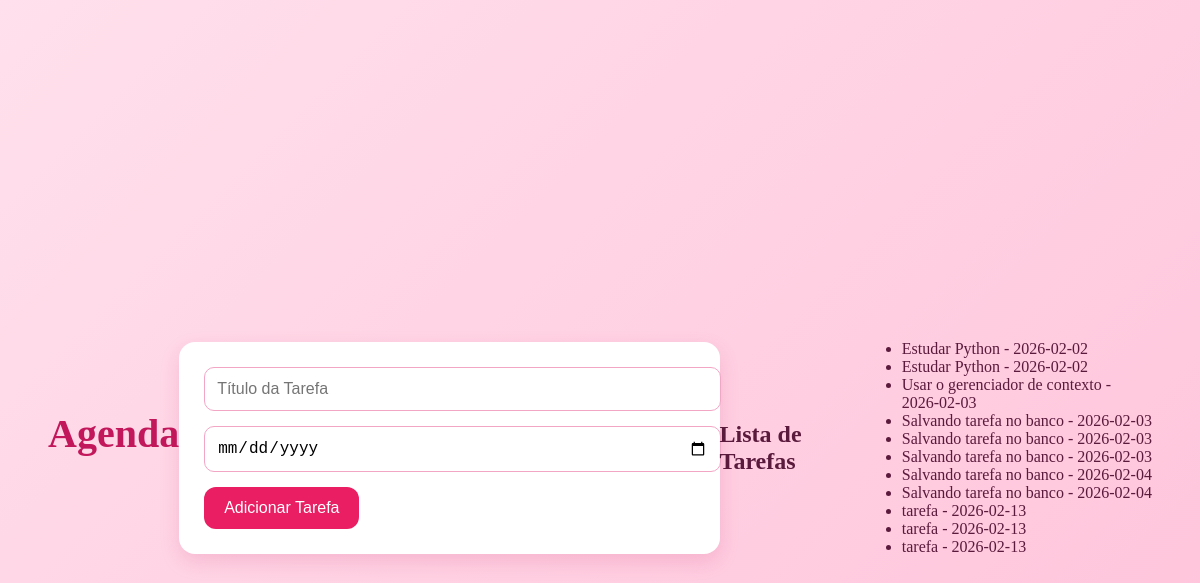
Page /agenda on the earlier database version.
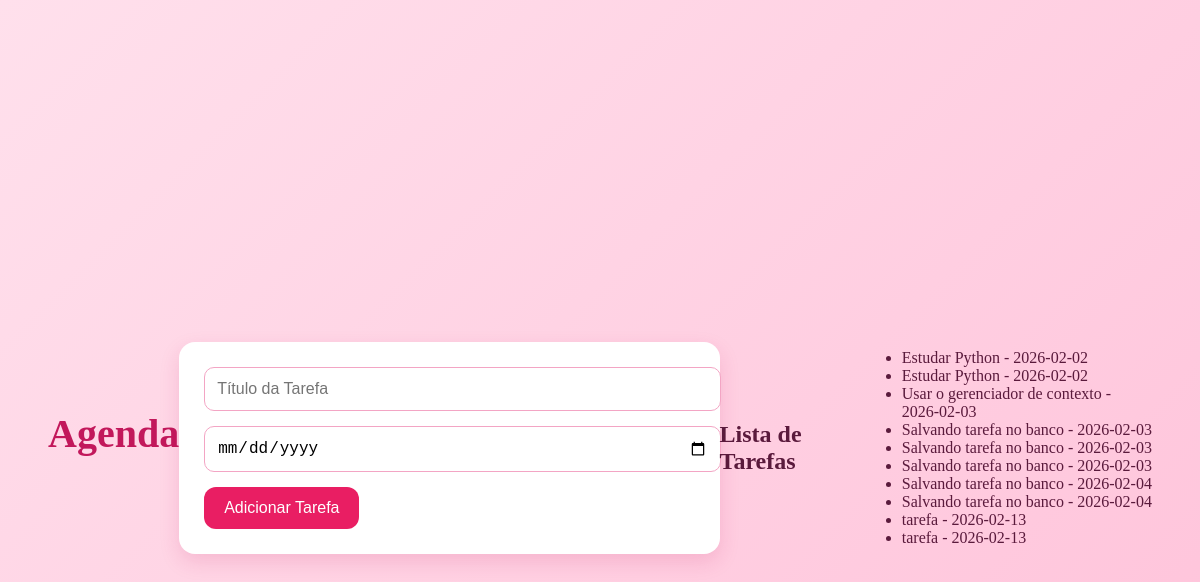
Same page on the later database version.
### tables this page shows
CREATE TABLE tarefas (
            id INTEGER PRIMARY KEY AUTOINCREMENT,
            titulo_tarefa TEXT NOT NULL,
            data_conclusao TEXT
        );

### app.py (the view)
@app.route('/agenda', methods=['GET', 'POST'])
def agenda():
    tarefas = None
    if request.method == 'POST':
        titulo_tarefa = request.form['titulo_tarefa']
        data_conclusao = request.form['data_conclusao']
        tarefa = Tarefa(titulo_tarefa, data_conclusao)
        tarefa.salvar_tarefa()
    tarefas = Tarefa.obter_tarefas()
    return render_template('agenda.html', titulo='Agenda', tarefas=tarefas)

### models/database.py (called while the page is built)
    def buscar_tudo(self, query: str, params: tuple = ()) -> list[Any]:
        self.cursor.execute(query, params)
        return self.cursor.fetchall()

    def close(self) -> None:
        self.connection.close()

    def __enter__(self):
        print('Entrando no contexto...')
        return self

    def __exit__(self, exc_type, exc_value, traceback):
        print('Saindo do contexto...')
        self.close()

### models/tarefa.py (called while the page is built)
    @staticmethod
    def obter_tarefas() -> list[Self]:
        with Database('./data/tarefas.sqlite3') as db:
            query: str = 'SELECT titulo_tarefa, data_conclusao FROM tarefas;'
            resultados: list[Any] = db.buscar_tudo(query)
            tarefas: list[Self] = [Tarefa(titulo, data) for titulo, data in resultados]
            return tarefas

### templates/agenda.html
{% extends "base.html" %}
{% block content %}
<form method="post">
    <input type="text" name="titulo_tarefa"
    id="titulo_tarefa" placeholder="Título da Tarefa"
    required>
    <input type="date" name="data_conclusao"
    id="data_conclusao">
    <button type="submit">Adicionar Tarefa</button>
</form>
<h2>Lista de Tarefas</h2>
{% if tarefas %}
    <ul>
    {% for tarefa in tarefas %}
        <li>{{ tarefa.titulo_tarefa }} - {{ tarefa.data_conclusao}}</li>
    {% endfor %}
    </ul>
{% else %}
    <p>Nenhuma tarefa cadastrada</p>
{% endif %}
{% endblock %}

### templates/base.html (shortened to what this page needs)
<!DOCTYPE html>
<html lang="PT_BR">
<head>
    <link rel="stylesheet" href="{{ url_for('static', filename='style.css') }}">
</head>
<body>
    <h1>{{ titulo }}</h1>
    {% block content %}{% endblock %}
</body>
</html>

### static/style.css (style rules this page uses)
body { background: linear-gradient(135deg, #ffe0ec, #ffc1d9); min-height: 100vh; padding: 40px; color: #5a1a3c; }
body > * { max-width: 900px; margin: 0 auto; }
h1 { text-align: center; margin-bottom: 30px; font-size: 2.5rem; color: #c2185b; }
.content, main, section, form, table { background-color: #fff; padding: 25px; border-radius: 16px; box-shadow: 0 8px 20px rgba(194, 24, 91, 0.15); }
input, select, textarea { width: 100%; padding: 12px; margin-bottom: 15px; border-radius: 10px; border: 1px solid #f3a5c4; outline: none; font-size: 1rem; }
button { background-color: #e91e63; color: #fff; border: none; padding: 12px 20px; border-radius: 12px; font-size: 1rem; cursor: pointer; transition: all 0.3s ease; }
body { display: flex; justify-content: center; align-items: center; }

Differences in the rows shown:
removed tarefas: titulo_tarefa "tarefa", data_conclusao "2026-02-13"
